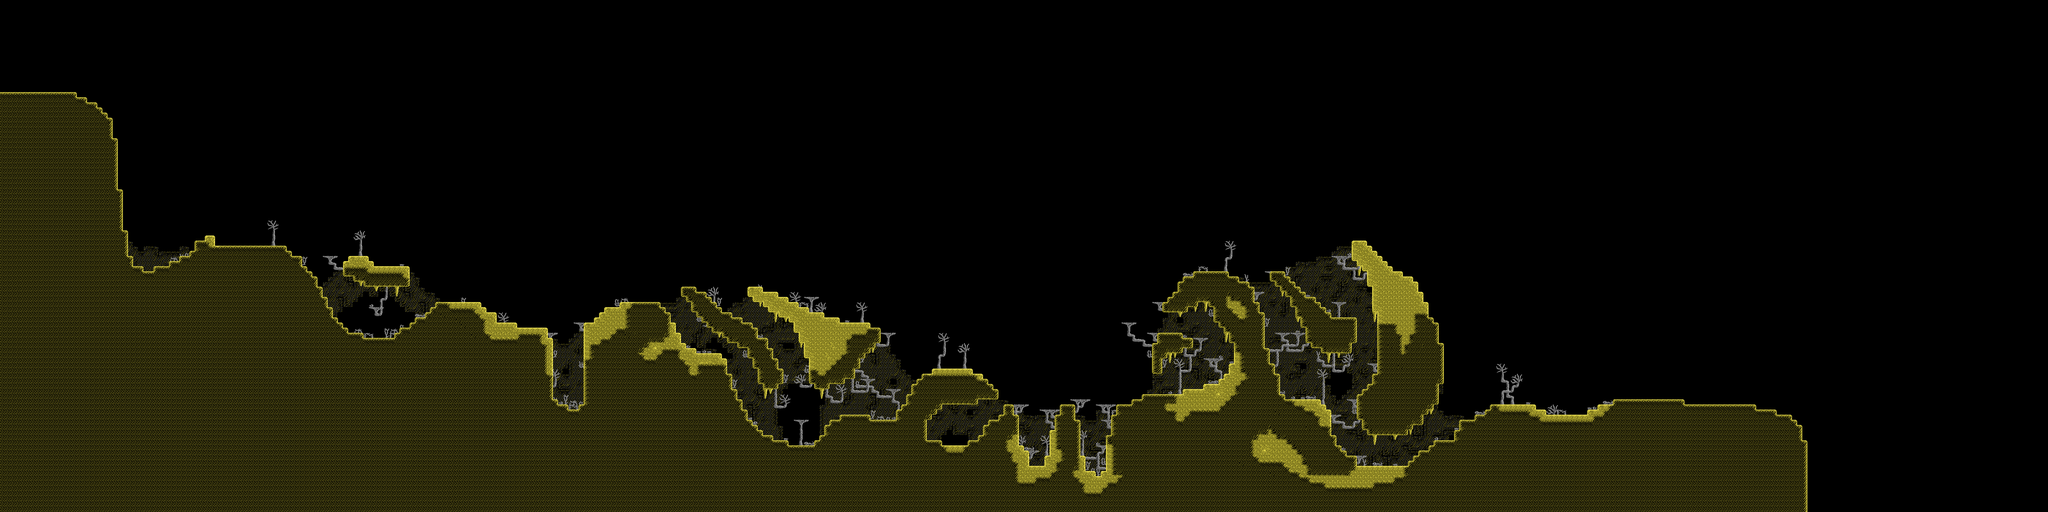

Below is a game level as drawn by its tile map, then a one-line description and the .tmx that defines it (tile-layer data replaced by summaries):
An orthogonal 400x100 tile map with 16x16 px tiles, 3 tile layers (Background, Tile Layer 1, Tile Layer 2) and 410 objects (68x damage_area, 44x coin, 30x semisolid, 24x enemy, 3x healthpack, ...).

<map version="1.10" tiledversion="1.10.1" orientation="orthogonal" renderorder="right-down" width="400" height="100" tilewidth="16" tileheight="16" infinite="0" backgroundcolor="#242424" nextlayerid="9" nextobjectid="2357">
 <editorsettings>
  <export target="2.xml" format="tmx" />
 </editorsettings>
 <tileset firstgid="1" source="spextria.tsx" />
 <layer id="2" name="Background" width="400" height="100">
  <data>[40000 cells, 39958 non-empty, 14 distinct tile ids]</data>
 </layer>
 <layer id="1" name="Tile Layer 1" width="400" height="100">
  <data>[40000 cells, 12258 non-empty, 71 distinct tile ids]</data>
 </layer>
 <layer id="8" name="Tile Layer 2" width="400" height="100">
  <data>[40000 cells, 1007 non-empty, 65 distinct tile ids]</data>
 </layer>
 <objectgroup color="#707054" id="7" name="GroundTypes" visible="0" opacity="0.5" tintcolor="#000000">
  <object id="1956" name="sand" x="145" y="0" width="5500" height="1600" />
 </objectgroup>
 <objectgroup id="6" name="LevelObjects">
  <!-- 409 objects omitted --></objectgroup>
 <objectgroup color="#ffff00" id="4" name="Collectables">
  <!-- 282 objects omitted --></objectgroup>
 <objectgroup color="#ff0004" id="3" name="Collisions" visible="0">
  <!-- 234 objects omitted --></objectgroup>
</map>
<!-- 409 of 410 objects omitted -->